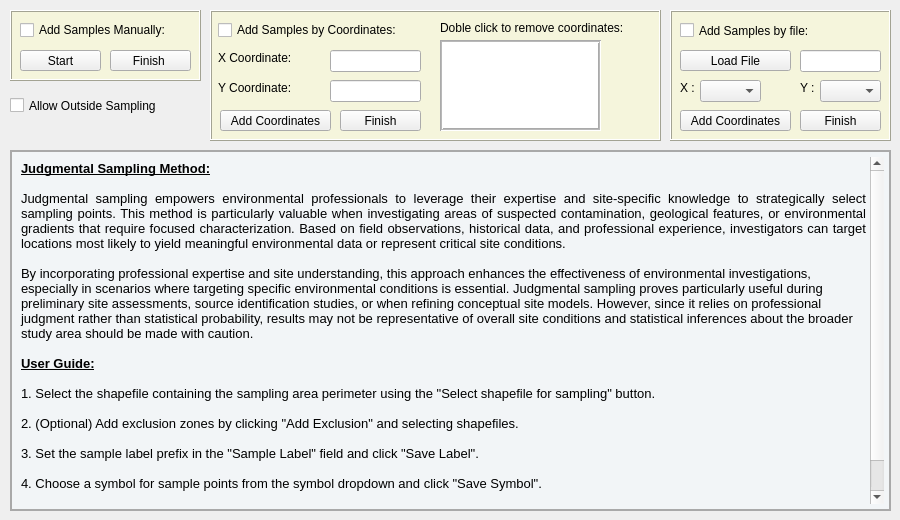
    <widget class="QWidget" name="tab_1">
     <attribute name="title">
      <string>Judgmental</string>
     </attribute>
     <widget class="QTextEdit" name="textEdit">
      <property name="geometry">
       <rect>
        <x>10</x>
        <y>150</y>
        <width>881</width>
        <height>361</height>
       </rect>
      </property>
      <property name="styleSheet">
       <string notr="true">QTextEdit {
    background-color: #f2f5f7;
    border: none;  /* Elimina el borde predeterminado */
    padding: 5px;
}

QTextEdit {
    border: 2px solid #A9A9A9;  /* Añade un borde personalizado */
}</string>
      </property>
      <property name="frameShape">
       <enum>QFrame::Box</enum>
      </property>
      <property name="lineWidth">
       <number>2</number>
      </property>
      <property name="html">
       <string>&lt;!DOCTYPE HTML PUBLIC &quot;-//W3C//DTD HTML 4.0//EN&quot; &quot;http://www.w3.org/TR/REC-html40/strict.dtd&quot;&gt;
&lt;html&gt;&lt;head&gt;&lt;meta name=&quot;qrichtext&quot; content=&quot;1&quot; /&gt;&lt;style type=&quot;text/css&quot;&gt;
p, li { white-space: pre-wrap; }
&lt;/style&gt;&lt;/head&gt;&lt;body style=&quot; font-family:'MS Shell Dlg 2'; font-size:8.25pt; font-weight:400; font-style:normal;&quot;&gt;
&lt;p align=&quot;justify&quot; style=&quot; margin-top:0px; margin-bottom:0px; margin-left:0px; margin-right:0px; -qt-block-indent:0; text-indent:0px;&quot;&gt;&lt;span style=&quot; font-size:10pt; font-weight:600; text-decoration: underline;&quot;&gt;Judgmental Sampling Method:&lt;/span&gt;&lt;/p&gt;
&lt;p align=&quot;justify&quot; style=&quot;-qt-paragraph-type:empty; margin-top:0px; margin-bottom:0px; margin-left:0px; margin-right:0px; -qt-block-indent:0; text-indent:0px; font-size:10pt;&quot;&gt;&lt;br /&gt;&lt;/p&gt;
&lt;p align=&quot;justify&quot; style=&quot; margin-top:0px; margin-bottom:0px; margin-left:0px; margin-right:0px; -qt-block-indent:0; text-indent:0px;&quot;&gt;&lt;span style=&quot; font-size:10pt;&quot;&gt;Judgmental sampling empowers environmental professionals to leverage their expertise and site-specific knowledge to strategically select sampling points. This method is particularly valuable when investigating areas of suspected contamination, geological features, or environmental gradients that require focused characterization. Based on field observations, historical data, and professional experience, investigators can target locations most likely to yield meaningful environmental data or represent critical site conditions.&lt;/span&gt;&lt;/p&gt;
&lt;p align=&quot;justify&quot; style=&quot;-qt-paragraph-type:empty; margin-top:0px; margin-bottom:0px; margin-left:0px; margin-right:0px; -qt-block-indent:0; text-indent:0px; font-size:10pt;&quot;&gt;&lt;br /&gt;&lt;/p&gt;
&lt;p style=&quot; margin-top:0px; margin-bottom:0px; margin-left:0px; margin-right:0px; -qt-block-indent:0; text-indent:0px;&quot;&gt;&lt;span style=&quot; font-size:10pt;&quot;&gt;By incorporating professional expertise and site understanding, this approach enhances the effectiveness of environmental investigations, especially in scenarios where targeting specific environmental conditions is essential. Judgmental sampling proves particularly useful during preliminary site assessments, source identification studies, or when refining conceptual site models. However, since it relies on professional judgment rather than statistical probability, results may not be representative of overall site conditions and statistical inferences about the broader study area should be made with caution.&lt;/span&gt;&lt;/p&gt;
&lt;p align=&quot;justify&quot; style=&quot;-qt-paragraph-type:empty; margin-top:0px; margin-bottom:0px; margin-left:0px; margin-right:0px; -qt-block-indent:0; text-indent:0px; font-size:10pt;&quot;&gt;&lt;br /&gt;&lt;/p&gt;
&lt;p align=&quot;justify&quot; style=&quot; margin-top:0px; margin-bottom:0px; margin-left:0px; margin-right:0px; -qt-block-indent:0; text-indent:0px;&quot;&gt;&lt;span style=&quot; font-size:10pt; font-weight:600; text-decoration: underline;&quot;&gt;User Guide:&lt;/span&gt;&lt;/p&gt;
&lt;p align=&quot;justify&quot; style=&quot;-qt-paragraph-type:empty; margin-top:0px; margin-bottom:0px; margin-left:0px; margin-right:0px; -qt-block-indent:0; text-indent:0px; font-size:10pt;&quot;&gt;&lt;br /&gt;&lt;/p&gt;
&lt;p align=&quot;justify&quot; style=&quot; margin-top:0px; margin-bottom:0px; margin-left:0px; margin-right:0px; -qt-block-indent:0; text-indent:0px;&quot;&gt;&lt;span style=&quot; font-size:10pt;&quot;&gt;1. Select the shapefile containing the sampling area perimeter using the &amp;quot;Select shapefile for sampling&amp;quot; button.&lt;/span&gt;&lt;/p&gt;
&lt;p align=&quot;justify&quot; style=&quot;-qt-paragraph-type:empty; margin-top:0px; margin-bottom:0px; margin-left:0px; margin-right:0px; -qt-block-indent:0; text-indent:0px; font-size:10pt;&quot;&gt;&lt;br /&gt;&lt;/p&gt;
&lt;p align=&quot;justify&quot; style=&quot; margin-top:0px; margin-bottom:0px; margin-left:0px; margin-right:0px; -qt-block-indent:0; text-indent:0px;&quot;&gt;&lt;span style=&quot; font-size:10pt;&quot;&gt;2. (Optional) Add exclusion zones by clicking &amp;quot;Add Exclusion&amp;quot; and selecting shapefiles.&lt;/span&gt;&lt;/p&gt;
&lt;p align=&quot;justify&quot; style=&quot;-qt-paragraph-type:empty; margin-top:0px; margin-bottom:0px; margin-left:0px; margin-right:0px; -qt-block-indent:0; text-indent:0px; font-size:10pt;&quot;&gt;&lt;br /&gt;&lt;/p&gt;
&lt;p align=&quot;justify&quot; style=&quot; margin-top:0px; margin-bottom:0px; margin-left:0px; margin-right:0px; -qt-block-indent:0; text-indent:0px;&quot;&gt;&lt;span style=&quot; font-size:10pt;&quot;&gt;3. Set the sample label prefix in the &amp;quot;Sample Label&amp;quot; field and click &amp;quot;Save Label&amp;quot;.&lt;/span&gt;&lt;/p&gt;
&lt;p align=&quot;justify&quot; style=&quot;-qt-paragraph-type:empty; margin-top:0px; margin-bottom:0px; margin-left:0px; margin-right:0px; -qt-block-indent:0; text-indent:0px; font-size:10pt;&quot;&gt;&lt;br /&gt;&lt;/p&gt;
&lt;p align=&quot;justify&quot; style=&quot; margin-top:0px; margin-bottom:0px; margin-left:0px; margin-right:0px; -qt-block-indent:0; text-indent:0px;&quot;&gt;&lt;span style=&quot; font-size:10pt;&quot;&gt;4. Choose a symbol for sample points from the symbol dropdown and click &amp;quot;Save Symbol&amp;quot;.&lt;/span&gt;&lt;/p&gt;
&lt;p align=&quot;justify&quot; style=&quot;-qt-paragraph-type:empty; margin-top:0px; margin-bottom:0px; margin-left:0px; margin-right:0px; -qt-block-indent:0; text-indent:0px; font-size:10pt;&quot;&gt;&lt;br /&gt;&lt;/p&gt;
&lt;p align=&quot;justify&quot; style=&quot; margin-top:0px; margin-bottom:0px; margin-left:0px; margin-right:0px; -qt-block-indent:0; text-indent:0px;&quot;&gt;&lt;span style=&quot; font-size:10pt;&quot;&gt;5. Select one of the sampling methods: Add Samples Manually, Add Samples by Coordinates, or Add Samples by File and follow the on-screen instructions.&lt;/span&gt;&lt;/p&gt;&lt;/body&gt;&lt;/html&gt;</string>
      </property>
     </widget>
     <widget class="QCheckBox" name="checkBoxoutsidesampling">
      <property name="geometry">
       <rect>
        <x>10</x>
        <y>90</y>
        <width>191</width>
        <height>31</height>
       </rect>
      </property>
      <property name="text">
       <string>Allow Outside Sampling</string>
      </property>
     </widget>
     <widget class="QFrame" name="frame_11">
      <property name="geometry">
       <rect>
        <x>10</x>
        <y>10</y>
        <width>191</width>
        <height>71</height>
       </rect>
      </property>
      <property name="styleSheet">
       <string notr="true">QFrame {
    background-color: #f5f5dc;
}</string>
      </property>
      <property name="frameShape">
       <enum>QFrame::Box</enum>
      </property>
      <property name="frameShadow">
       <enum>QFrame::Raised</enum>
      </property>
      <widget class="QPushButton" name="pushButtonfinishedition">
       <property name="geometry">
        <rect>
         <x>100</x>
         <y>40</y>
         <width>81</width>
         <height>21</height>
        </rect>
       </property>
       <property name="text">
        <string>Finish </string>
       </property>
       <property name="autoDefault">
        <bool>false</bool>
       </property>
      </widget>
      <widget class="QCheckBox" name="checkBoxaddsamplesmanually">
       <property name="geometry">
        <rect>
         <x>10</x>
         <y>10</y>
         <width>161</width>
         <height>20</height>
        </rect>
       </property>
       <property name="text">
        <string>Add Samples Manually:</string>
       </property>
      </widget>
      <widget class="QPushButton" name="pushButtonedition">
       <property name="geometry">
        <rect>
         <x>10</x>
         <y>40</y>
         <width>81</width>
         <height>21</height>
        </rect>
       </property>
       <property name="text">
        <string>Start</string>
       </property>
       <property name="autoDefault">
        <bool>false</bool>
       </property>
      </widget>
     </widget>
     <widget class="QFrame" name="frame_12">
      <property name="geometry">
       <rect>
        <x>210</x>
        <y>10</y>
        <width>451</width>
        <height>131</height>
       </rect>
      </property>
      <property name="styleSheet">
       <string notr="true">QFrame {
    background-color: #f5f5dc;
}</string>
      </property>
      <property name="frameShape">
       <enum>QFrame::Box</enum>
      </property>
      <property name="frameShadow">
       <enum>QFrame::Raised</enum>
      </property>
      <widget class="QPushButton" name="pushButtonfinishcoordinates_judgmental">
       <property name="geometry">
        <rect>
         <x>130</x>
         <y>100</y>
         <width>81</width>
         <height>21</height>
        </rect>
       </property>
       <property name="text">
        <string>Finish</string>
       </property>
       <property name="autoDefault">
        <bool>false</bool>
       </property>
      </widget>
      <widget class="QLineEdit" name="lineEditxcoordinates_judgmental">
       <property name="geometry">
        <rect>
         <x>120</x>
         <y>40</y>
         <width>91</width>
         <height>22</height>
        </rect>
       </property>
      </widget>
      <widget class="QLabel" name="label_27">
       <property name="geometry">
        <rect>
         <x>8</x>
         <y>40</y>
         <width>101</width>
         <height>16</height>
        </rect>
       </property>
       <property name="text">
        <string>X Coordinate:</string>
       </property>
      </widget>
      <widget class="QListWidget" name="listWidgetlistofcoordinates_judgmental">
       <property name="geometry">
        <rect>
         <x>230</x>
         <y>30</y>
         <width>161</width>
         <height>91</height>
        </rect>
       </property>
       <property name="styleSheet">
        <string notr="true">background-color: white;
</string>
       </property>
       <property name="frameShape">
        <enum>QFrame::Box</enum>
       </property>
       <property name="lineWidth">
        <number>1</number>
       </property>
       <property name="midLineWidth">
        <number>1</number>
       </property>
      </widget>
      <widget class="QCheckBox" name="checkBoxaddsamplesbycoordinates">
       <property name="geometry">
        <rect>
         <x>8</x>
         <y>10</y>
         <width>211</width>
         <height>20</height>
        </rect>
       </property>
       <property name="text">
        <string>Add Samples by Coordinates:</string>
       </property>
      </widget>
      <widget class="QLabel" name="label_53">
       <property name="geometry">
        <rect>
         <x>230</x>
         <y>10</y>
         <width>211</width>
         <height>16</height>
        </rect>
       </property>
       <property name="text">
        <string>Doble click to remove coordinates:</string>
       </property>
      </widget>
      <widget class="QLabel" name="label_28">
       <property name="geometry">
        <rect>
         <x>8</x>
         <y>70</y>
         <width>101</width>
         <height>16</height>
        </rect>
       </property>
       <property name="text">
        <string>Y Coordinate:</string>
       </property>
      </widget>
      <widget class="QLineEdit" name="lineEditycoordinate_judgmental">
       <property name="geometry">
        <rect>
         <x>120</x>
         <y>70</y>
         <width>91</width>
         <height>22</height>
        </rect>
       </property>
      </widget>
      <widget class="QPushButton" name="pushButtonaddcoordinates_judgmental">
       <property name="geometry">
        <rect>
         <x>10</x>
         <y>100</y>
         <width>111</width>
         <height>21</height>
        </rect>
       </property>
       <property name="text">
        <string>Add Coordinates</string>
       </property>
       <property name="autoDefault">
        <bool>false</bool>
       </property>
      </widget>
     </widget>
     <widget class="QFrame" name="frame_13">
      <property name="geometry">
       <rect>
        <x>670</x>
        <y>10</y>
        <width>221</width>
        <height>131</height>
       </rect>
      </property>
      <property name="styleSheet">
       <string notr="true">QFrame {
    background-color: #f5f5dc;
}</string>
      </property>
      <property name="frameShape">
       <enum>QFrame::Box</enum>
      </property>
      <property name="frameShadow">
       <enum>QFrame::Raised</enum>
      </property>
      <widget class="QPushButton" name="pushButtonfinishcoordinatesfile_judgmental">
       <property name="geometry">
        <rect>
         <x>130</x>
         <y>100</y>
         <width>81</width>
         <height>21</height>
        </rect>
       </property>
       <property name="text">
        <string>Finish</string>
       </property>
       <property name="autoDefault">
        <bool>false</bool>
       </property>
      </widget>
      <widget class="QPushButton" name="pushButtonloadfilejudgmental">
       <property name="geometry">
        <rect>
         <x>10</x>
         <y>40</y>
         <width>111</width>
         <height>21</height>
        </rect>
       </property>
       <property name="text">
        <string>Load File</string>
       </property>
       <property name="autoDefault">
        <bool>false</bool>
       </property>
      </widget>
      <widget class="QLabel" name="label_55">
       <property name="geometry">
        <rect>
         <x>10</x>
         <y>70</y>
         <width>21</width>
         <height>16</height>
        </rect>
       </property>
       <property name="text">
        <string>X :</string>
       </property>
      </widget>
      <widget class="QComboBox" name="comboBoxcolumnx">
       <property name="geometry">
        <rect>
         <x>30</x>
         <y>70</y>
         <width>61</width>
         <height>22</height>
        </rect>
       </property>
      </widget>
      <widget class="QComboBox" name="comboBoxcolumny">
       <property name="geometry">
        <rect>
         <x>150</x>
         <y>70</y>
         <width>61</width>
         <height>22</height>
        </rect>
       </property>
      </widget>
      <widget class="QLabel" name="label_56">
       <property name="geometry">
        <rect>
         <x>130</x>
         <y>70</y>
         <width>16</width>
         <height>16</height>
        </rect>
       </property>
       <property name="text">
        <string>Y :</string>
       </property>
      </widget>
      <widget class="QCheckBox" name="checkBoxaddsamplesbyfile">
       <property name="geometry">
        <rect>
         <x>10</x>
         <y>10</y>
         <width>181</width>
         <height>21</height>
        </rect>
       </property>
       <property name="text">
        <string>Add Samples by file:</string>
       </property>
      </widget>
      <widget class="QLineEdit" name="lineEditaddsamplesbyfile">
       <property name="geometry">
        <rect>
         <x>130</x>
         <y>40</y>
         <width>81</width>
         <height>22</height>
        </rect>
       </property>
      </widget>
      <widget class="QPushButton" name="pushButtonaddcoordinatesfile_judgmental">
       <property name="geometry">
        <rect>
         <x>10</x>
         <y>100</y>
         <width>111</width>
         <height>21</height>
        </rect>
       </property>
       <property name="text">
        <string>Add Coordinates</string>
       </property>
       <property name="autoDefault">
        <bool>false</bool>
       </property>
      </widget>
     </widget>
    </widget>
